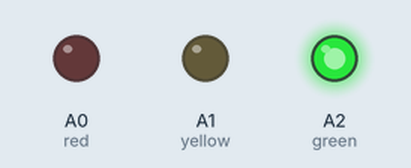
Simulated run of this sketch. Board: Arduino Uno, built with avr-gcc and run on an emulated ATmega328P. Parts: output pins drawn as LEDs (lit = HIGH).

Above: at 1.0 s.
At 3.0 s:
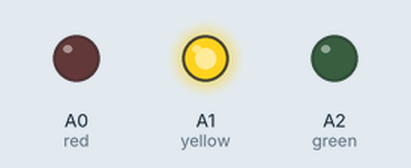
At 5.0 s:
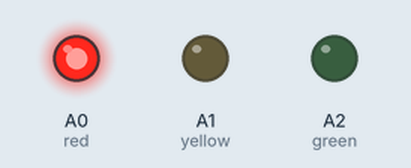
Timing chart, 0 to 7.8 s (numbered marks = the images above):
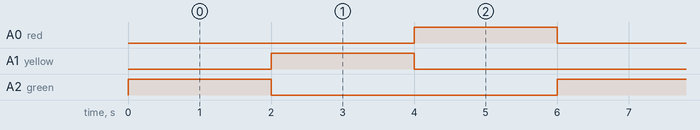

Measured:
- by itself, A0 (red), A1 (yellow), A2 (green): alternates HIGH for 2.0 s and LOW for 4.0 s
- by itself, everything shown: repeats every 6.0 s, in 3 steps

The sketch:

light_test.ino
```cpp
//the following are each light as it matches each pin on the board
int red = A0;
int yellow = A1;
int green = A2;


void setup() {
  // put your setup code here, to run once:
  //this sets up each pin to outputs
  pinMode(red, OUTPUT);
  pinMode(yellow, OUTPUT);
  pinMode(green, OUTPUT);

}

void loop() {
  // put your main code here, to run repeatedly:
  // high means send a single, low means dont send the single
  digitalWrite(red,LOW);
  digitalWrite(yellow,LOW);
  digitalWrite(green,HIGH);
  // this delay is a pause
  delay(2000);

  digitalWrite(red,LOW);
  digitalWrite(yellow,HIGH);
  digitalWrite(green,LOW);
  delay(2000);

  digitalWrite(red,HIGH);
  digitalWrite(yellow,LOW);
  digitalWrite(green,LOW);
  delay(2000);


}
```
